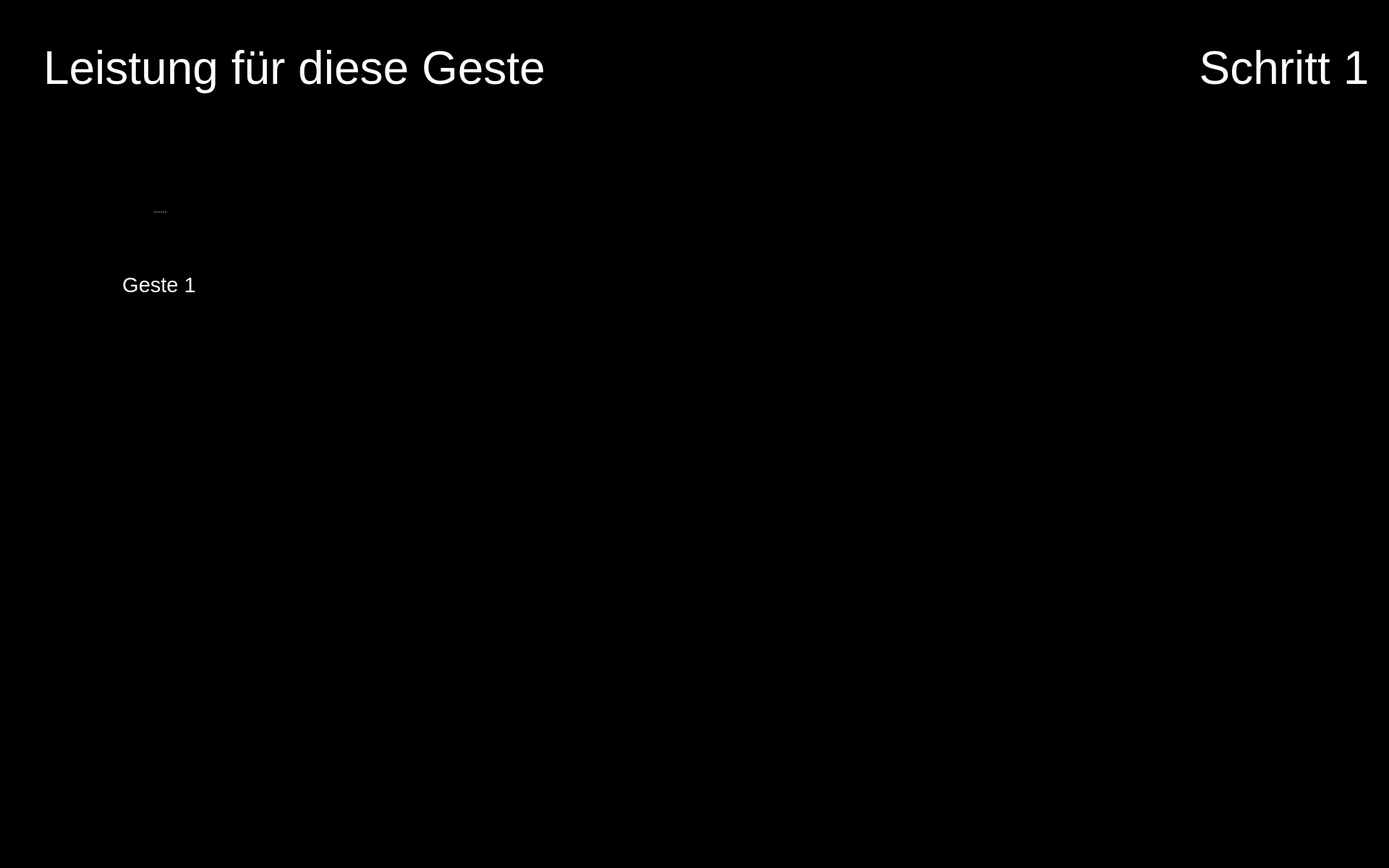
<?xml version="1.0" encoding="UTF-8"?>
<ui version="4.0">
 <class>Form</class>
 <widget class="QWidget" name="Form">
  <property name="geometry">
   <rect>
    <x>0</x>
    <y>0</y>
    <width>1920</width>
    <height>1200</height>
   </rect>
  </property>
  <property name="maximumSize">
   <size>
    <width>1920</width>
    <height>1200</height>
   </size>
  </property>
  <property name="windowTitle">
   <string>Form</string>
  </property>
  <property name="styleSheet">
   <string notr="true">background-color: rgb(0, 0, 0);</string>
  </property>
  <widget class="QLabel" name="label_plot_1">
   <property name="geometry">
    <rect>
     <x>490</x>
     <y>180</y>
     <width>850</width>
     <height>340</height>
    </rect>
   </property>
   <property name="maximumSize">
    <size>
     <width>1200</width>
     <height>480</height>
    </size>
   </property>
   <property name="font">
    <font>
     <pointsize>48</pointsize>
    </font>
   </property>
   <property name="styleSheet">
    <string notr="true">color: rgb(255, 255, 255);</string>
   </property>
   <property name="text">
    <string/>
   </property>
   <property name="scaledContents">
    <bool>true</bool>
   </property>
  </widget>
  <widget class="QLabel" name="icon_newbie_1">
   <property name="enabled">
    <bool>true</bool>
   </property>
   <property name="geometry">
    <rect>
     <x>490</x>
     <y>380</y>
     <width>100</width>
     <height>100</height>
    </rect>
   </property>
   <property name="sizePolicy">
    <sizepolicy hsizetype="Preferred" vsizetype="Preferred">
     <horstretch>0</horstretch>
     <verstretch>0</verstretch>
    </sizepolicy>
   </property>
   <property name="maximumSize">
    <size>
     <width>100</width>
     <height>100</height>
    </size>
   </property>
   <property name="text">
    <string/>
   </property>
   <property name="pixmap">
    <pixmap resource="resources/res.qrc">:/img/Icon User.png</pixmap>
   </property>
   <property name="scaledContents">
    <bool>true</bool>
   </property>
  </widget>
  <widget class="QLabel" name="icon_expert_1">
   <property name="enabled">
    <bool>true</bool>
   </property>
   <property name="geometry">
    <rect>
     <x>490</x>
     <y>220</y>
     <width>100</width>
     <height>100</height>
    </rect>
   </property>
   <property name="sizePolicy">
    <sizepolicy hsizetype="Preferred" vsizetype="Preferred">
     <horstretch>0</horstretch>
     <verstretch>0</verstretch>
    </sizepolicy>
   </property>
   <property name="maximumSize">
    <size>
     <width>100</width>
     <height>100</height>
    </size>
   </property>
   <property name="text">
    <string/>
   </property>
   <property name="pixmap">
    <pixmap resource="resources/res.qrc">:/img/Icon Expert.png</pixmap>
   </property>
   <property name="scaledContents">
    <bool>true</bool>
   </property>
  </widget>
  <widget class="QPushButton" name="button_exit">
   <property name="enabled">
    <bool>true</bool>
   </property>
   <property name="geometry">
    <rect>
     <x>1760</x>
     <y>1040</y>
     <width>150</width>
     <height>150</height>
    </rect>
   </property>
   <property name="minimumSize">
    <size>
     <width>81</width>
     <height>81</height>
    </size>
   </property>
   <property name="maximumSize">
    <size>
     <width>150</width>
     <height>150</height>
    </size>
   </property>
   <property name="cursor">
    <cursorShape>OpenHandCursor</cursorShape>
   </property>
   <property name="focusPolicy">
    <enum>Qt::WheelFocus</enum>
   </property>
   <property name="contextMenuPolicy">
    <enum>Qt::DefaultContextMenu</enum>
   </property>
   <property name="icon">
    <iconset resource="resources/res.qrc">
     <normaloff>:/buttons/Button Exit.svg</normaloff>:/buttons/Button Exit.svg</iconset>
   </property>
   <property name="iconSize">
    <size>
     <width>144</width>
     <height>144</height>
    </size>
   </property>
   <property name="autoDefault">
    <bool>false</bool>
   </property>
   <property name="default">
    <bool>false</bool>
   </property>
   <property name="flat">
    <bool>true</bool>
   </property>
  </widget>
  <widget class="QPushButton" name="button_nav_right">
   <property name="enabled">
    <bool>true</bool>
   </property>
   <property name="geometry">
    <rect>
     <x>960</x>
     <y>560</y>
     <width>150</width>
     <height>150</height>
    </rect>
   </property>
   <property name="minimumSize">
    <size>
     <width>81</width>
     <height>81</height>
    </size>
   </property>
   <property name="maximumSize">
    <size>
     <width>150</width>
     <height>150</height>
    </size>
   </property>
   <property name="cursor">
    <cursorShape>OpenHandCursor</cursorShape>
   </property>
   <property name="focusPolicy">
    <enum>Qt::WheelFocus</enum>
   </property>
   <property name="contextMenuPolicy">
    <enum>Qt::DefaultContextMenu</enum>
   </property>
   <property name="layoutDirection">
    <enum>Qt::LeftToRight</enum>
   </property>
   <property name="autoFillBackground">
    <bool>false</bool>
   </property>
   <property name="styleSheet">
    <string notr="true"/>
   </property>
   <property name="icon">
    <iconset resource="resources/res.qrc">
     <normaloff>:/buttons/Button Right.svg</normaloff>:/buttons/Button Right.svg</iconset>
   </property>
   <property name="iconSize">
    <size>
     <width>144</width>
     <height>144</height>
    </size>
   </property>
   <property name="autoDefault">
    <bool>false</bool>
   </property>
   <property name="default">
    <bool>false</bool>
   </property>
   <property name="flat">
    <bool>true</bool>
   </property>
  </widget>
  <widget class="QPushButton" name="button_nav_left">
   <property name="enabled">
    <bool>true</bool>
   </property>
   <property name="geometry">
    <rect>
     <x>800</x>
     <y>560</y>
     <width>150</width>
     <height>150</height>
    </rect>
   </property>
   <property name="minimumSize">
    <size>
     <width>81</width>
     <height>81</height>
    </size>
   </property>
   <property name="maximumSize">
    <size>
     <width>150</width>
     <height>150</height>
    </size>
   </property>
   <property name="cursor">
    <cursorShape>OpenHandCursor</cursorShape>
   </property>
   <property name="focusPolicy">
    <enum>Qt::WheelFocus</enum>
   </property>
   <property name="contextMenuPolicy">
    <enum>Qt::DefaultContextMenu</enum>
   </property>
   <property name="layoutDirection">
    <enum>Qt::LeftToRight</enum>
   </property>
   <property name="autoFillBackground">
    <bool>false</bool>
   </property>
   <property name="styleSheet">
    <string notr="true"/>
   </property>
   <property name="icon">
    <iconset resource="resources/res.qrc">
     <normaloff>:/buttons/Button Left.svg</normaloff>:/buttons/Button Left.svg</iconset>
   </property>
   <property name="iconSize">
    <size>
     <width>144</width>
     <height>144</height>
    </size>
   </property>
   <property name="autoDefault">
    <bool>false</bool>
   </property>
   <property name="default">
    <bool>false</bool>
   </property>
   <property name="flat">
    <bool>true</bool>
   </property>
  </widget>
  <widget class="QLabel" name="icon_reaction_1">
   <property name="enabled">
    <bool>true</bool>
   </property>
   <property name="geometry">
    <rect>
     <x>1400</x>
     <y>250</y>
     <width>200</width>
     <height>200</height>
    </rect>
   </property>
   <property name="sizePolicy">
    <sizepolicy hsizetype="Preferred" vsizetype="Preferred">
     <horstretch>0</horstretch>
     <verstretch>0</verstretch>
    </sizepolicy>
   </property>
   <property name="maximumSize">
    <size>
     <width>200</width>
     <height>200</height>
    </size>
   </property>
   <property name="text">
    <string/>
   </property>
   <property name="scaledContents">
    <bool>true</bool>
   </property>
  </widget>
  <widget class="QLabel" name="image_step">
   <property name="geometry">
    <rect>
     <x>1650</x>
     <y>170</y>
     <width>250</width>
     <height>250</height>
    </rect>
   </property>
   <property name="font">
    <font>
     <pointsize>48</pointsize>
    </font>
   </property>
   <property name="styleSheet">
    <string notr="true">color: rgb(255, 255, 255);</string>
   </property>
   <property name="text">
    <string/>
   </property>
   <property name="pixmap">
    <pixmap resource="resources/res.qrc">:/detected steps/Detected Step1_Button.png</pixmap>
   </property>
   <property name="alignment">
    <set>Qt::AlignCenter</set>
   </property>
   <property name="wordWrap">
    <bool>true</bool>
   </property>
  </widget>
  <widget class="QLabel" name="label_text_step">
   <property name="geometry">
    <rect>
     <x>1650</x>
     <y>20</y>
     <width>250</width>
     <height>150</height>
    </rect>
   </property>
   <property name="font">
    <font>
     <family>Arial</family>
     <pointsize>48</pointsize>
     <weight>9</weight>
     <italic>false</italic>
     <bold>false</bold>
    </font>
   </property>
   <property name="styleSheet">
    <string notr="true">font: 75 48pt &quot;Arial&quot;;
color: rgb(255, 255, 255);</string>
   </property>
   <property name="text">
    <string>Schritt 1</string>
   </property>
   <property name="textFormat">
    <enum>Qt::RichText</enum>
   </property>
   <property name="alignment">
    <set>Qt::AlignCenter</set>
   </property>
   <property name="wordWrap">
    <bool>true</bool>
   </property>
  </widget>
  <widget class="QSplitter" name="splitter_2">
   <property name="geometry">
    <rect>
     <x>60</x>
     <y>210</y>
     <width>320</width>
     <height>282</height>
    </rect>
   </property>
   <property name="orientation">
    <enum>Qt::Vertical</enum>
   </property>
   <widget class="QLabel" name="image_required_1">
    <property name="maximumSize">
     <size>
      <width>320</width>
      <height>240</height>
     </size>
    </property>
    <property name="text">
     <string/>
    </property>
    <property name="pixmap">
     <pixmap resource="resources/res.qrc">:/img/gesture1.png</pixmap>
    </property>
    <property name="scaledContents">
     <bool>true</bool>
    </property>
   </widget>
   <widget class="QLabel" name="text_required_1">
    <property name="font">
     <font>
      <family>Arial</family>
      <pointsize>22</pointsize>
      <weight>9</weight>
      <italic>false</italic>
      <bold>false</bold>
     </font>
    </property>
    <property name="styleSheet">
     <string notr="true">font: 75 22pt &quot;Arial&quot;;
color: rgb(255, 255, 255);</string>
    </property>
    <property name="text">
     <string>Geste 1</string>
    </property>
    <property name="textFormat">
     <enum>Qt::PlainText</enum>
    </property>
    <property name="alignment">
     <set>Qt::AlignCenter</set>
    </property>
    <property name="wordWrap">
     <bool>true</bool>
    </property>
   </widget>
  </widget>
  <widget class="QLabel" name="label_trouble">
   <property name="geometry">
    <rect>
     <x>60</x>
     <y>20</y>
     <width>1280</width>
     <height>150</height>
    </rect>
   </property>
   <property name="font">
    <font>
     <family>Arial</family>
     <pointsize>48</pointsize>
     <weight>9</weight>
     <italic>false</italic>
     <bold>false</bold>
    </font>
   </property>
   <property name="styleSheet">
    <string notr="true">font: 75 48pt &quot;Arial&quot;;
color: rgb(255, 255, 255);</string>
   </property>
   <property name="text">
    <string>Leistung für diese Geste</string>
   </property>
   <property name="textFormat">
    <enum>Qt::RichText</enum>
   </property>
   <property name="alignment">
    <set>Qt::AlignLeading|Qt::AlignLeft|Qt::AlignVCenter</set>
   </property>
   <property name="wordWrap">
    <bool>true</bool>
   </property>
  </widget>
 </widget>
 <resources>
  <include location="resources/res.qrc"/>
 </resources>
 <connections/>
</ui>
